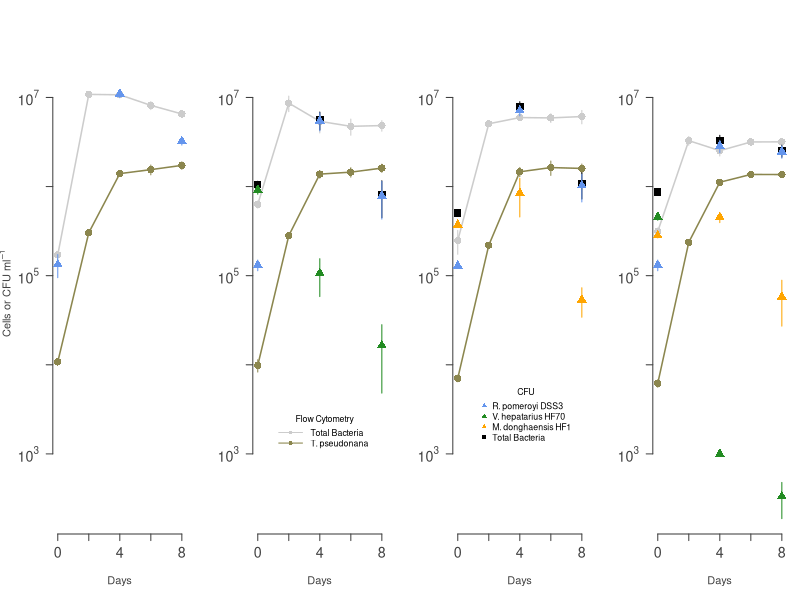
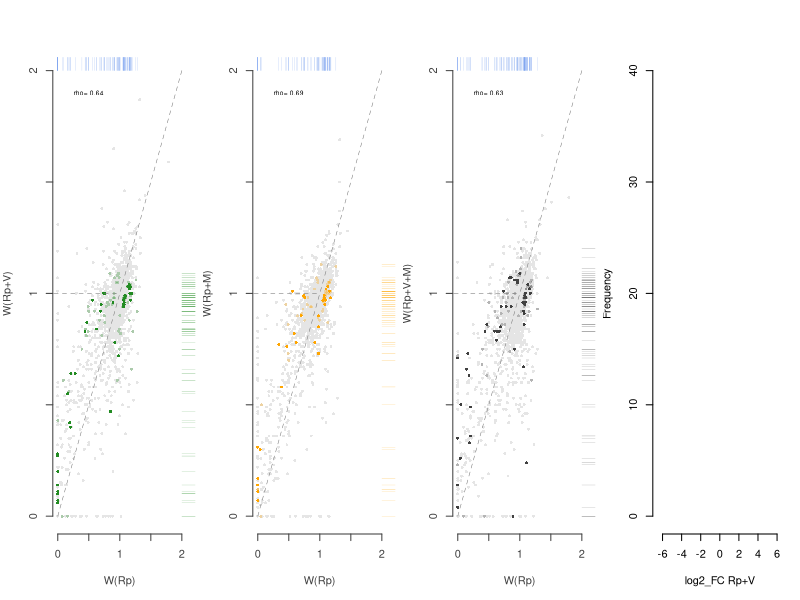
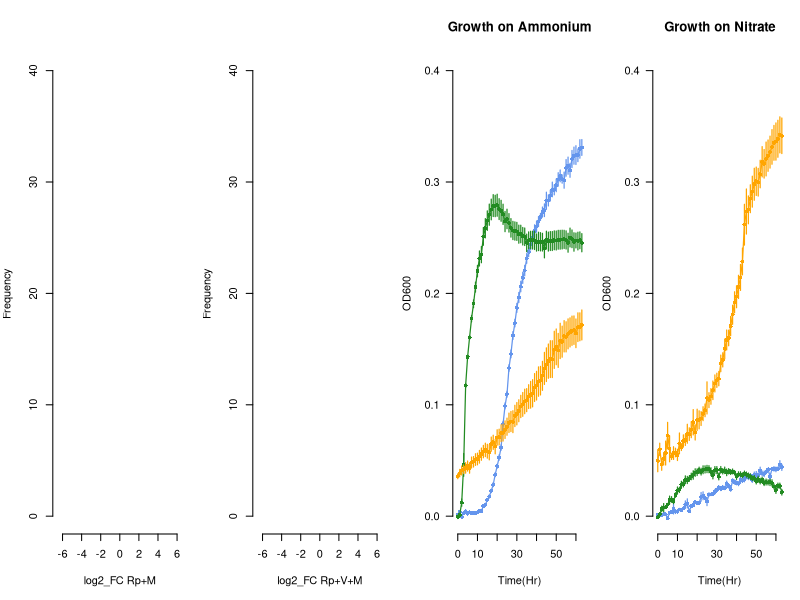
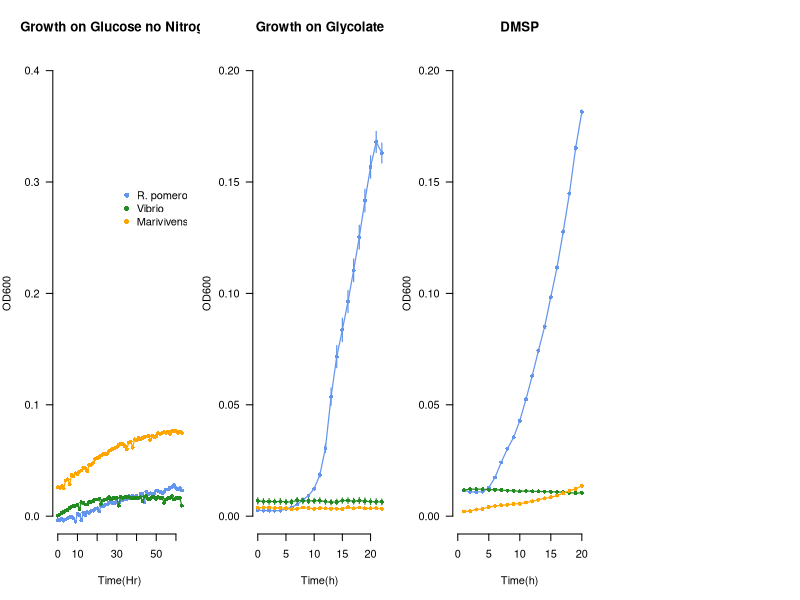
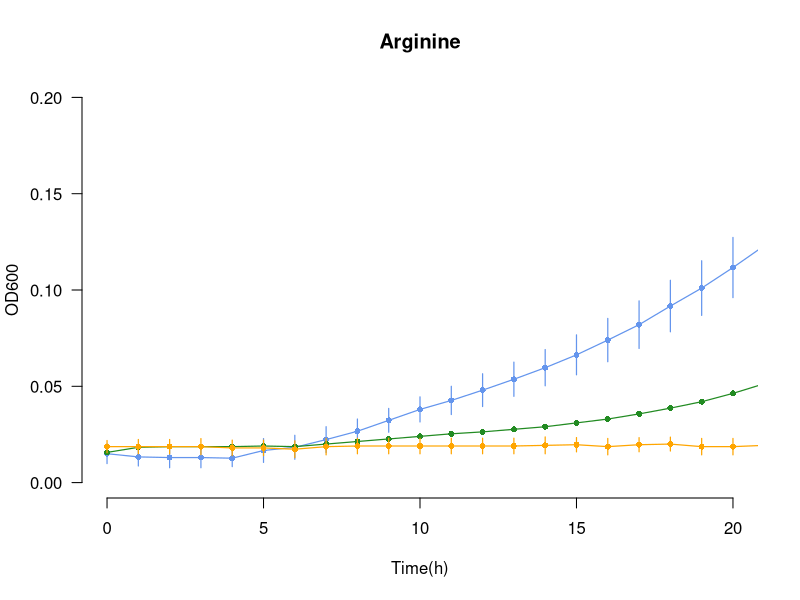
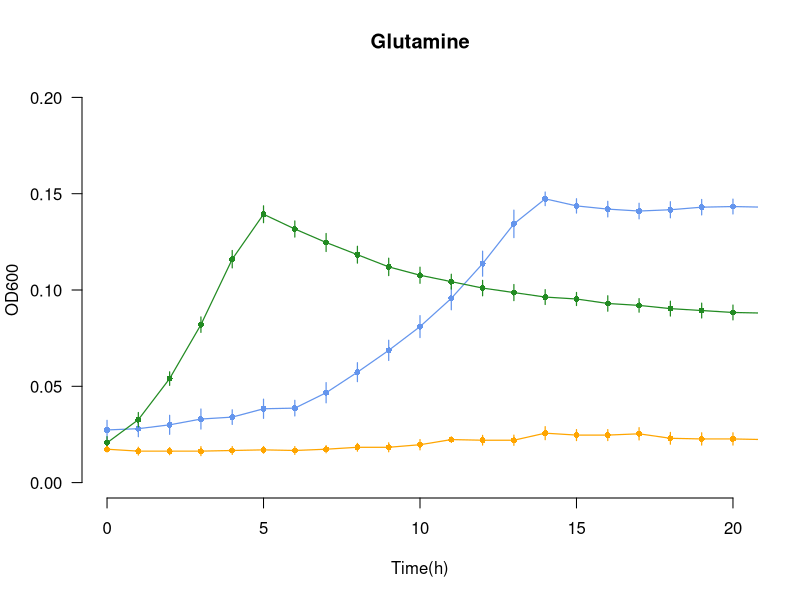
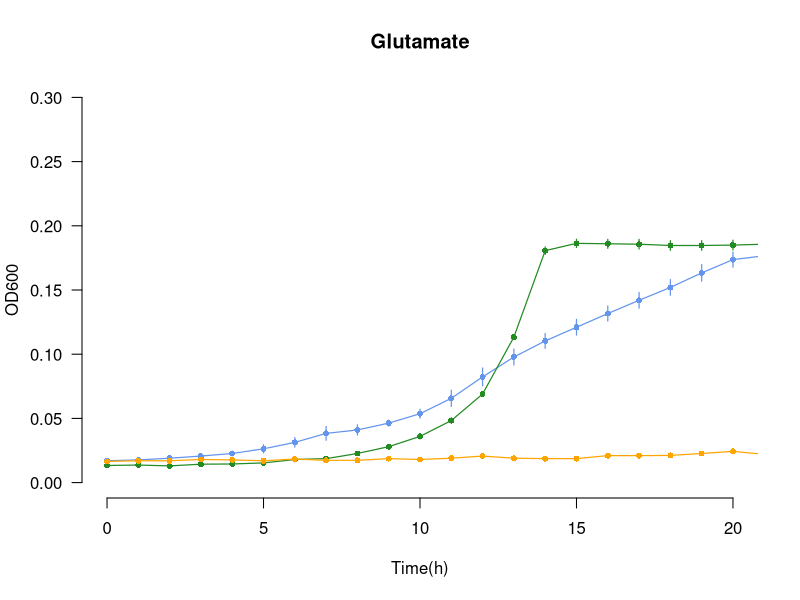
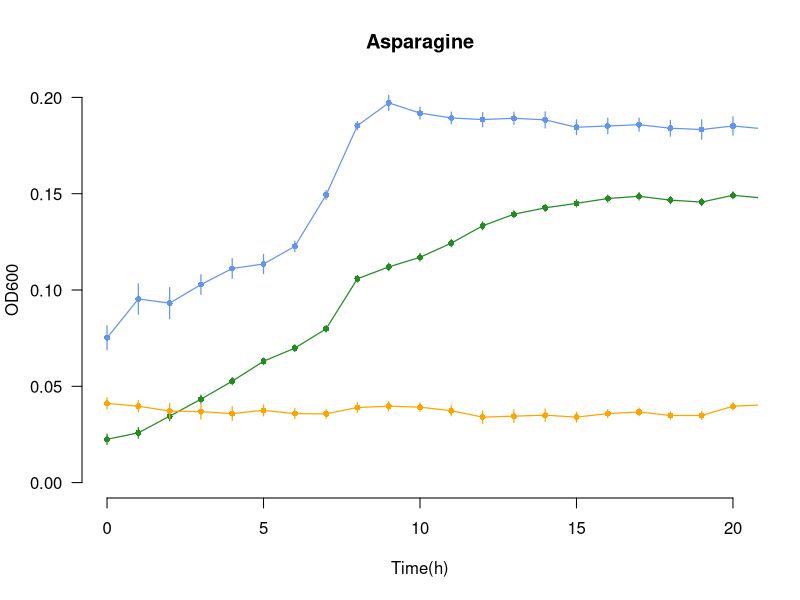

Write R code to recreate these figures, in order.
## ---- chunk 1
#loading in packages
library(readr)
library(dplyr)
library(tidyr)
library(ggplot2)
library(scales)
library(data.table)
library(formattable)
## ---- chunk 2
# Defining variables to make it more readable later on

rpom <- 'Ruegeria_pomeroyi'
rpomColor <- 'cornflowerblue'
mari <- 'Marivivens'
mariColor <- 'orange'
vib <- 'Vib_70'
vibColor <- 'forestgreen'
diatom <- 'T_pseudo'
diatomColor <- 'khaki4'
bacteria <- 'Bacteria'
bacteriaColor <- 'gray80'
compCommColor <- 'gray25'
totalCFUColor <- 'black'
## ---- chunk 3
# Transform data from CFU to CFU/ml
# from 1/2 YTSS and 1/2 YTSS + KAN25
coloniesMl <- function(rawCFUdata){
    rawCFUdata <- rawCFUdata %>% 
    mutate(cfu.ml = CFU*Dilution/Volume) %>% 
    mutate(cfuKAN.ml = CFU_KAN*Dilution/Volume) %>% 
    ungroup()
}

# Calculate mean and standard error of the mean of CFU/ml 
# and CFU_KAN/ml separate and then combine
CFUmean <- function(CFUml){
    cfuMean <- CFUml %>%
        select(Condition, Replicate, Day, Organism, cfu.ml) %>%
        na.omit() %>%
        group_by(Condition, Day, Organism, Replicate) %>%
        summarize(CFU.ml = mean(cfu.ml)) %>% 
        group_by(Condition, Day, Organism) %>% 
        summarize(mean.CFU.ml=round(mean(CFU.ml)), sem.CFU.ml=sd(round(CFU.ml))/sqrt(length(CFU.ml)))%>%
        ungroup() 
    cfuKANmean <- CFUml %>%
        select(Condition, Replicate, Day, Organism, cfuKAN.ml) %>%
        na.omit() %>%
        group_by(Condition, Day, Organism, Replicate) %>%
        summarize(CFUKAN.ml = mean(cfuKAN.ml)) %>% 
        group_by(Condition, Day, Organism) %>% 
        summarize(mean.cfuKAN.ml=round(mean(CFUKAN.ml)), sem.cfuKAN.ml=sd(round(CFUKAN.ml))/sqrt(length(CFUKAN.ml)))%>%
        ungroup()
    full_join(cfuMean, cfuKANmean, by=c('Condition', 'Organism', 'Day'))
}


# Calculate mean Cells/ml from flow data taken on CyAN 
meanCellsml <- function(rawFlowdata){
    flowMean <- rawFlowdata %>%
        select(Condition, Replicate, Day, Organism, Cells.ml) %>%
        na.omit() %>%
        group_by(Condition, Day, Organism) %>%
        summarize(mean.Cells.ml=mean(round(Cells.ml)), sem.Cells.ml=sd(round(Cells.ml))
                  /sqrt(length(Cells.ml)))%>%
        ungroup()
}

# Read in CFU and flow data, transforming with above functions
# Need to add in Day 0 for condition 4/6 since these
# R pom colonies were inhibited by Vibrio, thus
# Taking the mean of all other time zeros and placing # it here

rawCFUcounts <- read.table(file='Data/GOTn_CFUcounts_v2.csv', header=TRUE, sep=',')
CFUml <- coloniesMl(rawCFUcounts)
meanCFUml <- CFUmean(CFUml)
meanCFUml <- meanCFUml[order(meanCFUml$Day), ]

flowCounts <- read.table(file='Data/GOTn_flowCounts_v2.csv', header=TRUE, sep=',')
meanFlow <- meanCellsml(flowCounts)
## ---- chunk 4
# Fixing the problem that there were no Rpom counts on day zero of conditions 4 & 6
# We just set the CFUs here equal to the mean of the inoculum from all other conditions


condition4RpomT0 <- meanCFUml$Day==0 & meanCFUml$Organism==rpom & meanCFUml$Condition=='Vibrio'
condition6RpomT0 <- meanCFUml$Day==0 & meanCFUml$Organism==rpom & meanCFUml$Condition=='CompleteCommunity'
allRpomT0 <- na.omit(CFUml$cfu.ml[CFUml$Day=='0' & CFUml$Organism==rpom])

meanCFUml$mean.CFU.ml[condition4RpomT0] <- mean(allRpomT0)
meanCFUml$sem.CFU.ml[condition4RpomT0] <- sd(allRpomT0)/sqrt(length(allRpomT0))

meanCFUml$mean.CFU.ml[condition6RpomT0] <- mean(allRpomT0)
meanCFUml$sem.CFU.ml[condition6RpomT0] <- sd(allRpomT0)/sqrt(length(allRpomT0))
## ---- chunk 5
#Total CFUs from means then propagate error

totalCFUS <- meanCFUml %>% 
  group_by(Condition, Day) %>% 
  summarize(total.meanCFU= sum(mean.CFU.ml), total.sem=sqrt(sum(sem.CFU.ml^2, na.rm=TRUE)))

## ---- chunk 6
attach(meanCFUml)

meanCFU <- mean.CFU.ml[Organism==rpom]
meanCFUT0 <- mean.CFU.ml[Organism==rpom & Day==0]
meanCFUT4 <- mean.CFU.ml[Organism==rpom & Day==4]
meanCFUT8 <- mean.CFU.ml[Organism==rpom & Day==8]

semCFUT0 <- sem.CFU.ml[Organism==rpom & Day==0]
semCFUT4 <- sem.CFU.ml[Organism==rpom & Day==4]
semCFUT8 <- sem.CFU.ml[Organism==rpom & Day==8]


rpomAloneCFU <- mean.CFU.ml[Condition=='RpomAlone' & Organism==rpom]
semRpomAloneCFU <- sem.CFU.ml[Condition=='RpomAlone' & Organism==rpom]
rpomAloneTimeCFU <- Day[Condition=='RpomAlone' & Organism==rpom]

vibRpomCFU <- mean.CFU.ml[Condition=='Vibrio' & Organism==rpom]
semVibRpomCFU <- sem.CFU.ml[Condition=='Vibrio' & Organism==rpom]
vibCFU <- mean.CFU.ml[Condition=='Vibrio' & Organism==vib]
semVibCFU <- sem.CFU.ml[Condition=='Vibrio' & Organism==vib]
vibTimeCFU <- Day[Condition=='Vibrio' & Organism==vib]
vibRpomTimeCFU <- Day[Condition=='Vibrio' & Organism==rpom]

mariRpomCFU <- mean.CFU.ml[Condition=='Marivivens' & Organism==rpom]
semMariRpomCFU <- sem.CFU.ml[Condition=='Marivivens' & Organism==rpom]
mariCFU <- mean.CFU.ml[Condition=='Marivivens' & Organism==mari]
semMariCFU <- sem.CFU.ml[Condition=='Marivivens' & Organism==mari]
mariTimeCFU <- Day[Condition=='Marivivens' & Organism==mari]
mariRpomTimeCFU <- Day[Condition=='Marivivens' & Organism==rpom]

compCommRpomCFU <- mean.CFU.ml[Condition=='CompleteCommunity' & Organism==rpom]
semCompCommRpomCFU <- sem.CFU.ml[Condition=='CompleteCommunity' & Organism==rpom]
compCommMariCFU <- mean.CFU.ml[Condition=='CompleteCommunity' & Organism==mari]
semCompCommMariCFU <- sem.CFU.ml[Condition=='CompleteCommunity' & Organism==mari]
compCommVibCFU <- mean.CFU.ml[Condition=='CompleteCommunity' & Organism==vib]
semCompCommVibCFU <- sem.CFU.ml[Condition=='CompleteCommunity' & Organism==vib]
compCommVibTimeCFU <- Day[Condition=='CompleteCommunity' & Organism==vib]
compCommMariTimeCFU <- Day[Condition=='CompleteCommunity' & Organism==mari]
compCommRpomTimeCFU <- Day[Condition=='CompleteCommunity' & Organism==rpom]

detach(meanCFUml, unload=TRUE)

## ---- chunk 7
# Reading in functions for growth curves that I like to make
niceGrowthCurve <- function(time, populationDensity, yLim, yLab=expression('Cells or CFU ml' ^-1),  timeTicks, timeLabs, popTicks, popLabs){
  xLab <- 'Days'
  axesCol <- 'gray25'
  plot(time, populationDensity, las=1, xlab=xLab, ylab=yLab, log='y',  type='n', frame.plot=FALSE,  yaxt='n', xaxt='n', ylim=yLim, col.lab=axesCol)
  axis(1, at=timeTicks, labels=timeLabs, col=axesCol, col.axis=axesCol, cex.axis=1.3, cex.lab=1.3)
  axis(2, at=popTicks, labels=popLabs, las=1, col=axesCol, col.axis=axesCol, cex.axis=1.3, cex.lab=1.3)
}


oneMemberGrowthCurve <- function(timePop1, pop1, pop1SEM, pop1Col, lineType=1, point=16){
  points(timePop1, pop1, col=pop1Col, pch=point, cex=1.5)
  lines(timePop1, pop1, col=pop1Col, lty=lineType, lwd=1.5)
  segments(x0=timePop1, y0=pop1+pop1SEM, y1=pop1-pop1SEM, col=pop1Col)
}

## ---- chunk 8
#Defining the flow cytometry objects as the treatmentOrganism

attach(meanFlow)

tnBacteriaFlow <-  mean.Cells.ml[Condition=='RpomAlone' & Organism==bacteria]
semTnBacteriaFlow <- sem.Cells.ml[Condition=='RpomAlone' & Organism==bacteria]
tnDiatomFlow <- mean.Cells.ml[Condition=='RpomAlone' & Organism==diatom]
semTnDiatomFlow <- sem.Cells.ml[Condition=='RpomAlone' & Organism==diatom]
tnBacteriaTimeFlow <- Day[Condition=='RpomAlone' & Organism==bacteria]
tnDiatomTimeFlow <- Day[Condition=='RpomAlone' & Organism==diatom]

vibBacteriaFlow <-  mean.Cells.ml[Condition=='Vibrio' & Organism==bacteria]
semVibBacteriaFlow <- sem.Cells.ml[Condition=='Vibrio' & Organism==bacteria]
vibDiatomFlow <- mean.Cells.ml[Condition=='Vibrio' & Organism==diatom]
semVibDiatomFlow <- sem.Cells.ml[Condition=='Vibrio' & Organism==diatom]
vibBacteriaTimeFlow <- Day[Condition=='Vibrio' & Organism==bacteria]
vibDiatomTimeFlow <- Day[Condition=='Vibrio' & Organism==diatom]

mariBacteriaFlow <-  mean.Cells.ml[Condition=='Marivivens' & Organism==bacteria]
semMariBacteriaFlow <- sem.Cells.ml[Condition=='Marivivens' & Organism==bacteria]
mariDiatomFlow <- mean.Cells.ml[Condition=='Marivivens' & Organism==diatom]
semMariDiatomFlow <- sem.Cells.ml[Condition=='Marivivens' & Organism==diatom]
mariBacteriaTimeFlow <- Day[Condition=='Marivivens' & Organism==bacteria]
mariDiatomTimeFlow <- Day[Condition=='Marivivens' & Organism==diatom]

allBacteriaFlow <-  mean.Cells.ml[Condition=='CompleteCommunity' & Organism==bacteria]
semAllBacteriaFlow <- sem.Cells.ml[Condition=='CompleteCommunity' & Organism==bacteria]
allDiatomFlow <- mean.Cells.ml[Condition=='CompleteCommunity' & Organism==diatom]
semAllDiatomFlow <- sem.Cells.ml[Condition=='CompleteCommunity' & Organism==diatom]
allBacteriaTimeFlow <- Day[Condition=='CompleteCommunity' & Organism==bacteria]
allDiatomTimeFlow <- Day[Condition=='CompleteCommunity' & Organism==diatom]
detach(meanFlow, unload=TRUE)
## ---- chunk 9
xAxis <- seq(0,8, by=2)
xAxisLong <- seq(0,16, by=2)
xAxisLabs <- c('0','','4','','8')
xAxisLongLabs <- c('0','','4','','8','','12','','16')

ylim <- c(2e2,2e7)
yAxis <-  c(1e3, 1e4, 1e5, 1e6, 1e7)
yAxisLab <- c(expression('10'^'3'), '', expression('10'^'5'), '',expression('10'^'7'))

#pdf(file='growthcurve_20220316.pdf', height=3, width=9, useDingbats=FALSE)

par(mfrow=c(1,4), mar=c(5,4,4,1))

#Rpom Alone
niceGrowthCurve(xAxis, yAxis, ylim, timeTicks=xAxis, timeLabs=xAxisLabs, popTicks=yAxis, popLabs=yAxisLab)


oneMemberGrowthCurve(tnBacteriaTimeFlow, tnBacteriaFlow, semTnBacteriaFlow, bacteriaColor)
oneMemberGrowthCurve(tnDiatomTimeFlow, tnDiatomFlow, semTnDiatomFlow, diatomColor)
oneMemberGrowthCurve(rpomAloneTimeCFU, rpomAloneCFU, semRpomAloneCFU, rpomColor,lineType=0, point=17)




#Vibrio

niceGrowthCurve(xAxis, yAxis, ylim, yLab='', timeTicks=xAxis, timeLabs=xAxisLabs, popTicks=yAxis, popLabs=yAxisLab)

oneMemberGrowthCurve(vibBacteriaTimeFlow, vibBacteriaFlow, semVibBacteriaFlow, bacteriaColor)
oneMemberGrowthCurve(vibDiatomTimeFlow, vibDiatomFlow, semVibDiatomFlow, diatomColor)


oneMemberGrowthCurve(totalCFUS$Day[totalCFUS$Condition=='Vibrio'], totalCFUS$total.meanCFU[totalCFUS$Condition=='Vibrio'], totalCFUS$total.sem[totalCFUS$Condition=='Vibrio'], totalCFUColor, lineType=0, point=15)

oneMemberGrowthCurve(vibRpomTimeCFU, vibRpomCFU, semVibRpomCFU, rpomColor, lineType=0, point=17)
oneMemberGrowthCurve(vibTimeCFU, vibCFU, semVibCFU, vibColor, lineType=0, point=17)


legend(1.2, 0.3e4, legend=c('Total Bacteria' , 'T. pseudonana'), col=c(bacteriaColor, diatomColor), cex=0.8, pch=16, lty=1, bty='n', title='Flow Cytometry', seg.len=3)


#Marivivens

niceGrowthCurve(xAxis, yAxis, ylim, yLab='', timeTicks=xAxis, timeLabs=xAxisLabs, popTicks=yAxis, popLabs=yAxisLab)

oneMemberGrowthCurve(mariBacteriaTimeFlow, mariBacteriaFlow, semMariBacteriaFlow, bacteriaColor)
oneMemberGrowthCurve(mariDiatomTimeFlow, mariDiatomFlow, semMariDiatomFlow, diatomColor)

oneMemberGrowthCurve(totalCFUS$Day[totalCFUS$Condition=='Marivivens'], totalCFUS$total.meanCFU[totalCFUS$Condition=='Marivivens'], totalCFUS$total.sem[totalCFUS$Condition=='Marivivens'], totalCFUColor, lineType=0, point=15)

oneMemberGrowthCurve(mariRpomTimeCFU, mariRpomCFU, semMariRpomCFU, rpomColor, lineType=0, point=17)
oneMemberGrowthCurve(mariTimeCFU, mariCFU, semMariCFU, mariColor, lineType=0, point=17)


legend(1.2, 0.6e4, legend=c('R. pomeroyi DSS3' , 'V. hepatarius HF70', 'M. donghaensis HF1', 'Total Bacteria'), col=c(rpomColor, vibColor, mariColor, totalCFUColor), pch=c(17,17,17,15), cex=0.8, lty=0, bty='n', title='CFU', seg.len=3)

#CompleteCommunity

niceGrowthCurve(xAxis, yAxis, ylim, yLab='', timeTicks=xAxis, timeLabs=xAxisLabs, popTicks=yAxis, popLabs=yAxisLab)

oneMemberGrowthCurve(allBacteriaTimeFlow, allBacteriaFlow, semAllBacteriaFlow, bacteriaColor)
oneMemberGrowthCurve(allDiatomTimeFlow, allDiatomFlow, semAllDiatomFlow, diatomColor)


oneMemberGrowthCurve(totalCFUS$Day[totalCFUS$Condition=='CompleteCommunity'], totalCFUS$total.meanCFU[totalCFUS$Condition=='CompleteCommunity'], totalCFUS$total.sem[totalCFUS$Condition=='CompleteCommunity'], totalCFUColor, lineType=0, point=15)

oneMemberGrowthCurve(compCommRpomTimeCFU, compCommRpomCFU, semCompCommRpomCFU, rpomColor, lineType=0, point=17)
oneMemberGrowthCurve(compCommRpomTimeCFU, compCommVibCFU, semCompCommVibCFU, vibColor, lineType=0, point=17)
oneMemberGrowthCurve(compCommMariTimeCFU, compCommMariCFU, semCompCommMariCFU, mariColor, lineType=0, point=17)



#dev.off()
## ---- chunk 10
# expansion factors for Rpom as the only bacteria makes it easy

expansionCalc <- function(initialFC, finalFC, semInitialFC, semFinalFC){
  
  x <- initialFC
  y <- finalFC
  
  expansion <- y/x
  
  dx_x <- semInitialFC/x
  dy_y <- semFinalFC/y
  
  uncertainty <- expansion*sqrt((dx_x)^2*(dy_y)^2)
  
  expansion_uncertainty <- c(vector(),c(expansion, uncertainty))
}


rpomAloneExp <- expansionCalc(tnBacteriaFlow[1], tnBacteriaFlow[5], semTnBacteriaFlow[1], semTnBacteriaFlow[5])[1]
semRpomAloneExp <- expansionCalc(tnBacteriaFlow[1], tnBacteriaFlow[5], semTnBacteriaFlow[1], semTnBacteriaFlow[5])[2]

rpomAloneExpCFU <- expansionCalc(rpomAloneCFU[1], rpomAloneCFU[3], semRpomAloneCFU[1], semRpomAloneCFU[3])[1]
semRpomAloneExpCFU <- expansionCalc(rpomAloneCFU[1], rpomAloneCFU[3], semRpomAloneCFU[1], semRpomAloneCFU[3])[2]


# to get expansion factors for conditions with multiple bacteria
# Rpom CFUs / Total Bacteria CFUs * Total Bacteria FC = Rpom FC
# expansion factor is then Rpom FC final / Rpom FC initial

percentMultiBact <- function(rPom, bact2, bact3){
  x <- rPom
  y <- bact2
  z <- bact3
  
  total <- x/(x+y+z)
}

expansionCalc_noUncert <- function(initialFC, finalFC){
  
  x <- initialFC
  y <- finalFC
  
  expansion <- y/x
}

  
rpomVibPercent <- percentMultiBact(vibRpomCFU, vibCFU, bact3=0)
rpomMariPercent <- percentMultiBact(mariRpomCFU, mariCFU, bact3=0)
rpomAllPercent <- percentMultiBact(compCommRpomCFU, compCommVibCFU, compCommMariCFU)




#these are all of specifically rpom in each treatment then multiplied by the flowcytometry data (0d and 8d) to get cells/ml of rpom from the percentage of rpom cells based on cfus

vibExp <-  expansionCalc_noUncert(vibBacteriaFlow[1]*rpomVibPercent[1], vibBacteriaFlow[5]*rpomVibPercent[3])


mariExp <-  expansionCalc_noUncert(mariBacteriaFlow[1]*rpomMariPercent[1], mariBacteriaFlow[5]*rpomMariPercent[3])


allExp <- expansionCalc_noUncert(allBacteriaFlow[1]*rpomAllPercent[1], allBacteriaFlow[5]*rpomAllPercent[3])

print(c('RpomAlone Expansion=', round(rpomAloneExp, 2),'Vibrio Expansion=', round(vibExp,2) , 'Marivivens Expansion=', round(mariExp,2), 'CompleteCommunity Expansion', round(allExp, 2)))
## ---- chunk 11



#Calculating the # of generations from the FC data, for rpom Alone just use the flow data, for rpom in the other communities, use the %CFU rpom * FC data

generations <- function(FC, percentRpom){
  (log10(FC[5]*percentRpom[3]) - log10(FC[1]*percentRpom[1]))/0.301

}


generationTable <- matrix(nrow=4, ncol=2)
generationTable[1, 1] <- 'rpomAlone Generations'
generationTable[2, 1] <- 'Vibrio rpom Generations'
generationTable[3, 1] <- 'Marivivens rpom Generations'
generationTable[4, 1] <- 'Complete Comm rpom Generations'
generationTable[1,2] <- round((log10(tnBacteriaFlow[5]) - log10(tnBacteriaFlow[1]))/0.301,2)
generationTable[2,2] <- round(generations(vibBacteriaFlow, rpomVibPercent),2)
generationTable[3,2] <- round(generations(mariBacteriaFlow, rpomMariPercent), 2)
generationTable[4,2] <- round(generations(allBacteriaFlow, rpomAllPercent), 2)

print(generationTable)

paste('Mean Generations=', mean(as.numeric(generationTable[1:4, 2])))
## ---- chunk 12
# Calculating the number of generations from time 0 to 4 for just Rpom CFUs
#propagation of standard error of the mean
errorProp <- function(sem, mean){
  sqrt((0.434*(sem[2]/mean[2]))^2 + (0.434*(sem[1]/mean[1]))^2)
}

gen4Table <- matrix(nrow=4, ncol=3)
gen4Table[1, 1] <- 'rpomAlone Generations'
gen4Table[2, 1] <- 'Vibrio rpom Generations'
gen4Table[3, 1] <- 'Marivivens rpom Generations'
gen4Table[4, 1] <- 'Complete Comm rpom Generations'
gen4Table[1, 2] <- round((log10(rpomAloneCFU[2])-log10(rpomAloneCFU[1]))/0.301, 3)
gen4Table[2, 2] <- round((log10(vibRpomCFU[2])-log10(vibRpomCFU[1]))/0.301, 3)
gen4Table[3, 2] <- round((log10(mariRpomCFU[2])-log10(mariRpomCFU[1]))/0.301, 3)
gen4Table[4, 2] <- round((log10(compCommRpomCFU[2])-log10(compCommRpomCFU[1]))/0.301, 3)

gen4Table[1,3] <- round(errorProp(semRpomAloneCFU, rpomAloneCFU), 3)
gen4Table[2,3] <- round(errorProp(semVibRpomCFU, vibRpomCFU), 3)
gen4Table[3,3] <- round(errorProp(semMariRpomCFU, mariRpomCFU), 3)
gen4Table[4,3] <- round(errorProp(semCompCommRpomCFU, compCommRpomCFU), 3)

errorProp(semRpomAloneCFU, rpomAloneCFU)

print(gen4Table)
paste('Mean Generations=', mean(as.numeric(gen4Table[1:4, 2])))


## ---- chunk 13
meanFitness <- fread('Data/meanFitness_20220701.csv', header=TRUE)
significantFitness <- fread('Data/significantFitness_Metabolism_20220706.csv', header=TRUE)
table1 <- fread('Table1_20220718.csv', header=TRUE) %>% 
  select(spo, gene, funct, sig_vib, sig_mari, sig_cc) %>% 
    inner_join(., significantFitness, by=c('spo', 'gene', 'funct', 'sig_mari', 'sig_vib', 'sig_cc'))

#Select only significant genes to later be counted as fit increases or decreases
vibSig <- significantFitness[sig_vib == 'yes']
vibSigTable <- table1[sig_vib=='yes']
mariSig <- significantFitness[sig_mari == 'yes']
mariSigTable <- table1[sig_mari=='yes']
commSig <- significantFitness[sig_cc == 'yes']
commSigTable <- table1[sig_cc=='yes']

legendColors <- c(rpomColor, vibColor, mariColor, compCommColor)

fitTicks <- c(0, 0.5, 1, 1.5, 2)
fitLabs <- c('0', '','1','', '2')

overallFitPlot <- function(meanFitX=meanFitness$meanW_rpomAlone, meanFitY=meanFitness$meanW_vib, SigFitY_X, SigFitY_Y, SigTableX, SigTableY, xLab, yLab, ycol){
    x <- cor.test(meanFitX, meanFitY, method='spearman')
    segmentCol <- 'grey45'
    axesCol <- 'gray25'
    plot(meanFitX, meanFitY, pch=16, col='grey90', xlab=xLab, ylab=yLab, las=1, bty='n', xaxt='n', yaxt='n',  cex=0.6, xlim=c(0,2), ylim=c(0,2), col.lab=axesCol)
    
    points(SigFitY_X, SigFitY_Y, pch=16, col=alpha(ycol,0.3), cex=0.6)
    points(SigTableX, SigTableY, pch=16,col=ycol, cex=0.6)
    rug(SigFitY_X, side=1, pos=c(2,0), ticksize=0.1, lwd=0.15, col=rpomColor)
    rug(SigFitY_Y, side=2, col=ycol, pos=c(2,0), ticksize=0.1, lwd=0.15)
    axis(1, at=fitTicks, labels=fitLabs, col=axesCol, col.axis=axesCol)
    axis(2, at=fitTicks, labels=fitLabs, col=axesCol, col.axis=axesCol)
    segments(x0=0, y0=0, x1=2, y1=2, col= segmentCol, lty=2, lwd=0.5)
    segments(x0=-1, y0=1, x1=1, y1=1, col=segmentCol, lty=2, lwd=0.5)
    text(0.5, 1.9, paste('rho=',round(x$estimate, 2)), cex=0.6)
}

print(c('rpomAlone against vibrio spearman:', cor.test(meanFitness$meanW_rpomAlone, meanFitness$meanW_vib, method='spearman')[3:4]))
print(c('rpomAlone against marivivens spearman:', cor.test(meanFitness$meanW_rpomAlone, meanFitness$meanW_mari, method='spearman')[3:4]))
print(c('rpomAlone against Complete Commuinity spearman:', cor.test(meanFitness$meanW_rpomAlone, meanFitness$meanW_CC, method='spearman')[3:4]))


#pdf('fitnessOverview20220718.pdf', height=3, width=9,useDingbats=FALSE)
par(mfrow=c(1,4), mar=c(5,4,4,1))

overallFitPlot(meanFitness$meanW_rpomAlone, meanFitness$meanW_vib, vibSig$meanW_rpomAlone, vibSig$meanW_vib, vibSigTable$meanW_rpomAlone, vibSigTable$meanW_vib, 'W(Rp)','W(Rp+V)', vibColor)


overallFitPlot(meanFitness$meanW_rpomAlone, meanFitness$meanW_mari, mariSig$meanW_rpomAlone, mariSig$meanW_mari,  mariSigTable$meanW_rpomAlone, mariSigTable$meanW_mari, 'W(Rp)','W(Rp+M)', mariColor)

overallFitPlot(meanFitness$meanW_rpomAlone, meanFitness$meanW_CC, commSig$meanW_rpomAlone, commSig$meanW_CC,commSigTable$meanW_rpomAlone, commSigTable$meanW_CC, 'W(Rp)','W(Rp+V+M)', compCommColor)
#dev.off()
## ---- chunk 14
vibSigIncrease <- length(vibSig$Vib_fold_diff[vibSig$Vib_fold_diff > 0 & !is.na(vibSig$Vib_fold_diff)])
vibSigDecrease <- length(vibSig$Vib_fold_diff[vibSig$Vib_fold_diff < 0 & !is.na(vibSig$Vib_fold_diff)])
vibTotal <- length(vibSig$Vib_fold_diff)


mariSigIncrease <- length(mariSig$Mari_fold_diff[mariSig$Mari_fold_diff > 0 & !is.na(mariSig$Mari_fold_diff)])
mariSigDecrease <- length(mariSig$Mari_fold_diff[mariSig$Mari_fold_diff < 0 & !is.na(mariSig$Mari_fold_diff)])
mariTotal <- length(mariSig$Mari_fold_diff)

commSigIncrease <- length(commSig$CC_fold_diff[commSig$CC_fold_diff > 0 & !is.na(commSig$CC_fold_diff)])
commSigDecrease <- length(commSig$CC_fold_diff[commSig$CC_fold_diff < 0 & !is.na(commSig$CC_fold_diff)])
commTotal <- length(commSig$CC_fold_diff)

prop.test(c(vibSigIncrease, vibSigDecrease), c(vibTotal, vibTotal))
prop.test(c(mariSigIncrease, mariSigDecrease), c(mariTotal, mariTotal))
prop.test(c(commSigIncrease, commSigDecrease), c(commTotal, commTotal))
## ---- chunk 15


#pdf('log2FC_Whist_20220707.pdf', width=5, height=5)
hist(vibSig$Vib_fold_diff, seq(-6.5, 6.6, length.out = 125), col=vibColor, xlim=c(-6.5, 6.5), ylim=c(0,40), border='white', xlab='log2_FC Rp+V', main='')
hist(mariSig$Mari_fold_diff, seq(-6.5, 6.6, length.out = 125), col=mariColor, xlim=c(-6.5, 6.5), ylim=c(0,40), border='white', xlab='log2_FC Rp+M', main='')
hist(commSig$CC_fold_diff, seq(-6.6, 6.6, length.out = 125), col=compCommColor, xlim=c(-6.5, 6.5), ylim=c(0,40), border='white', xlab='log2_FC Rp+V+M', main='')
#dev.off()

# wilcox.test(vib_inc_dW, cc_inc_dW, conf.int = TRUE)
# wilcox.test(vib_inc_dW, mari_inc_dW, conf.int = TRUE)
# wilcox.test(mari_inc_dW, cc_inc_dW, conf.int = TRUE)
# median(vib_inc_dW)
# median(mari_inc_dW)
# median(cc_inc_dW)
# 
# wilcox.test(vib_dec_dW, cc_dec_dW, conf.int = TRUE)
# wilcox.test(vib_dec_dW, mari_dec_dW, conf.int = TRUE)
# wilcox.test(mari_dec_dW, cc_dec_dW, conf.int = TRUE)
# median(vib_dec_dW)
# median(mari_dec_dW)
# median(cc_dec_dW)
# 
# 
# 
# diffTab <- data.table(Treatment='Rp+V', dW=vibSig$Vib_diff) %>% 
#   rbind(data.table(Treatment='Rp+M', dW=mariSig$Mari_diff)) %>% 
#   rbind(data.table(Treatment='Rp+V+M', dW=commSig$CC_diff))
# 
# #test of -dW
# kruskal.test(diffTab$dW[diffTab$dW<0] ~ diffTab$Treatment[diffTab$dW<0])
# 
# #test of +dW
# kruskal.test(diffTab$dW[diffTab$dW>0] ~ diffTab$Treatment[diffTab$dW>0])
## ---- chunk 16
plateOD <- fread('Data/NitrogenUsage_GrowthCurves_CBS.csv') %>%  melt(., id=('Time'), variable.name='Well', value.name='OD600')


plateMap <- fread('Data/NitrogenUsage_GrowthCurves_CBS_platelayout.csv')

growthData <- inner_join(plateOD, plateMap, by='Well')
meanCells <- function(rawData) {
    rawData <- rawData %>% 
        na.omit() %>% 
        group_by(Time, Organism, Condition) %>% 
        summarise(mean_OD=mean(OD600), sem_OD = sd(OD600)/sqrt(length(OD600)))
}

x <- meanCells(growthData)
x$mean_OD[x$Organism!='Blank'] <- x$mean_OD[x$Organism!='Blank'] - x$mean_OD[x$Organism=='Blank']

# Blank transformed data
blankedGrowthCurve <- x

attach(blankedGrowthCurve)

# Define each strain/fluorescent organism used for this plate
rpomNH <- Organism=='Rpom' & Condition=='NH'
rpomNO <- Organism=='Rpom' & Condition=='NO'
rpomNoN <- Organism=='Rpom' & Condition=='NoN'
vibNH <- Organism=='Vib' & Condition=='NH'
vibNO <- Organism=='Vib' & Condition=='NO'
vibNoN <- Organism=='Vib' & Condition=='NoN'
mariNH <- Organism=='Mari' & Condition=='NH'
mariNO <- Organism=='Mari' & Condition=='NO'
mariNoN <- Organism=='Mari' & Condition=='NoN'


OD <- function(strain, color) {
    points(Time[strain], mean_OD[strain], pch=16, cex=0.8, col=color)
    lines(Time[strain], mean_OD[strain], col=color, lwd=1.2)
    segments(Time[strain], y0=mean_OD[strain]-sem_OD[strain], y1=mean_OD[strain]+sem_OD[strain], col=color, lwd=1.2)
}


#pdf('Nitrate_Ammonium_GC_20211209.pdf', height=8, width=10, useDingbats = FALSE)

plot(Time[rpomNH], mean_OD[rpomNH], type='n',  las=1, xlab='Time(Hr)', ylab='OD600', main='Growth on Ammonium', bty='n', ylim=c(0, 0.4),cex=1.5, col='gray80')
OD(rpomNH, rpomColor)
OD(vibNH, vibColor)
OD(mariNH, mariColor)


plot(Time[rpomNO], mean_OD[rpomNO], type='n',  las=1, xlab='Time(Hr)', ylab='OD600', main='Growth on Nitrate', bty='n', ylim=c(0,0.4), cex=1.5, col='gray80')
OD(rpomNO, rpomColor)
OD(vibNO, vibColor)
OD(mariNO, mariColor)


plot(Time[rpomNoN], mean_OD[rpomNoN], type='n',  las=1, xlab='Time(Hr)', ylab='OD600', main='Growth on Glucose no Nitrogen', bty='n', ylim=c(0,0.4), cex=1.5, col='gray80')
OD(rpomNoN, rpomColor)
OD(vibNoN, vibColor)
OD(mariNoN, mariColor)
legend(30, 0.3, legend=c('R. pomeroyi WT', 'Vibrio', 'Marivivens'), col=c(rpomColor, vibColor, mariColor), bty='n', pch=16)
#dev.off()
detach(blankedGrowthCurve)
## ---- chunk 17

glycolate_OD <- fread('Data/Glycolate_Malate_GrowthCurves_CBS.csv') %>%  melt(., id=('Time'), variable.name='Well', value.name='OD600')
glycolate_OD$Well <- as.integer(glycolate_OD$Well)
glycolate_layout <- fread('Data/Glycolate_Malate_GrowthCurves_CBS_platelayout.csv')



glycolate_growthData <- inner_join(glycolate_OD, glycolate_layout , by='Well')


glycolate_mean <- meanCells(glycolate_growthData)

# Blank transformed data

glycolate_mean$mean_OD[glycolate_mean$Organism!='Blank' & glycolate_mean$Condition=='Glycolate'] <- glycolate_mean$mean_OD[glycolate_mean$Organism!='Blank' & glycolate_mean$Condition=='Glycolate'] - glycolate_mean$mean_OD[glycolate_mean$Organism=='Blank' & glycolate_mean$Condition=='Glycolate']


attach(glycolate_mean)
rpomGlycolate <- Organism=='Rpom' & Condition=='Glycolate'

vibGlycolate <- Organism=='Vib' & Condition=='Glycolate'

mariGlycolate <- Organism=='Mari' & Condition=='Glycolate'




OD <- function(strain, color) {
    points(Time[strain], mean_OD[strain], pch=16, cex=0.8, col=color)
    lines(Time[strain], mean_OD[strain], col=color, lwd=1.2)
    segments(Time[strain], y0=mean_OD[strain]-sem_OD[strain], y1=mean_OD[strain]+sem_OD[strain], col=color, lwd=1.2)
}


#pdf('glycolateMalate_growth.pdf')
plot(Time[rpomGlycolate], mean_OD[rpomGlycolate], type='n',  las=1, xlab='Time(h)', ylab='OD600', main='Growth on Glycolate', bty='n', ylim=c(0, 0.2),cex=1.5, col='gray80')
OD(rpomGlycolate, rpomColor)
OD(vibGlycolate, vibColor)
OD(mariGlycolate, mariColor)

#dev.off()

detach(glycolate_mean)

## ---- chunk 18
ArgGln <- fread('Data/cbs_growth_arginine_gln_malonate.csv') %>% 
    pivot_longer(., cols=2:19, names_to='Organism', values_to='OD') %>% 
    separate(., col='Organism', into=c('Organism', 'Condition', 'Rep')) %>% 
    group_by(Time, Organism, Condition) %>% 
    summarize(mean_OD=mean(OD), sem_OD=sd(OD)/sqrt(length(OD)))
attach(ArgGln)

rpomArg <- Organism=='Rp' & Condition=='arginine'
mariArg <- Organism=='Marivivens' & Condition=='arginine'
vibArg <- Organism=='Vibrio' & Condition=='arginine'
pdf('ArginineGrowth.pdf')
plot(Time[rpomArg], mean_OD[rpomArg], type='n',  las=1, xlab='Time(h)', ylab='OD600', main='Arginine', bty='n', ylim=c(0, 0.2),xlim=c(0, 20),cex=1.5, col='gray80')
OD(rpomArg, rpomColor)
OD(vibArg, vibColor)
OD(mariArg, mariColor)
dev.off()

rpomGln <- Organism=='Rp' & Condition=='glutamine'
mariGln <- Organism=='Marivivens' & Condition=='glutamine'
vibGln <- Organism=='Vibrio' & Condition=='glutamine'
pdf('GlutamineGrowth.pdf')
plot(Time[rpomGln], mean_OD[rpomGln], type='n',  las=1, xlab='Time(h)', ylab='OD600', main='Glutamine', bty='n', ylim=c(0, 0.2),xlim=c(0, 20),cex=1.5, col='gray80')
OD(rpomGln, rpomColor)
OD(vibGln, vibColor)
OD(mariGln, mariColor)
dev.off()


detach()
## ---- chunk 19
GluRibose <- fread('Data/cbs_glutamate_ribose.csv')%>%  melt(., id=('Time'), variable.name='Well', value.name='OD600')

GluRibose_layout <- fread('Data/cbs_glutamate_ribose_plateLayout.csv')


GluRibose_growthData <- inner_join(GluRibose, GluRibose_layout , by='Well')


GluRibose_mean <- meanCells(GluRibose_growthData)


GluRibose_mean$mean_OD[GluRibose_mean$Organism!='Blank' & GluRibose_mean$Condition=='Glutamate'] <- GluRibose_mean$mean_OD[GluRibose_mean$Organism!='Blank' & GluRibose_mean$Condition=='Glutamate'] - GluRibose_mean$mean_OD[GluRibose_mean$Organism=='Blank' & GluRibose_mean$Condition=='Glutamate']


attach(GluRibose_mean)

rpomGlu <- Organism=='Rpom' & Condition=='Glutamate'
vibGlu <- Organism=='Vib' & Condition=='Glutamate'
mariGlu <- Organism=='Mari' & Condition=='Glutamate'

pdf('GlutamateGrowth.pdf')
plot(Time[rpomGlu], mean_OD[rpomGlu], type='n',  las=1, xlab='Time(h)', ylab='OD600', main='Glutamate', bty='n', ylim=c(0, 0.3),xlim=c(0, 20),cex=1.5, col='gray80')
OD(rpomGlu, rpomColor)
OD(vibGlu, vibColor)
OD(mariGlu, mariColor)
dev.off()


detach()
## ---- chunk 20
DMSP <- fread('Data/DSS3,HF1,HF70_DMSP_48-well.csv') %>% 
    pivot_longer(., cols=2:25, names_to='Organism', values_to='OD') %>% 
  na.omit() %>% 
    separate(., col='Organism', into=c('Organism', 'Condition', 'Rep')) %>% 
    group_by(Time, Organism, Condition) %>% 
    summarize(mean_OD=mean(OD), sem_OD=sd(OD)/sqrt(length(OD)))
attach(DMSP)


rpomDMSP <- Organism=='DSS3' & Condition=='DMSP'
mariDMSP <- Organism=='HF1' & Condition=='DMSP'
vibDMSP <- Organism=='HF70' & Condition=='DMSP'
#pdf('DMSP.pdf')
plot(Time[rpomDMSP], mean_OD[rpomDMSP], type='n',  las=1, xlab='Time(h)', ylab='OD600', main='DMSP', bty='n', ylim=c(0, 0.2),xlim=c(0, 20), cex=1.5, col='gray80')
OD(rpomDMSP, rpomColor)
OD(vibDMSP, vibColor)
OD(mariDMSP, mariColor)
#dev.off()
detach()

Asparagine <- fread('Data/DSS3,HF1,HF70_asparagine.csv') %>% 
    pivot_longer(., cols=2:19, names_to='Organism', values_to='OD') %>% 
  na.omit() %>% 
    separate(., col='Organism', into=c('Organism', 'Condition', 'Rep')) %>% 
    group_by(Time, Organism, Condition) %>% 
    summarize(mean_OD=mean(OD), sem_OD=sd(OD)/sqrt(length(OD))) 

attach(Asparagine)
rpomAsparagine <- Organism=='DSS3' & Condition=='asparagine'
mariAsparagine <- Organism=='HF1' & Condition=='asparagine'
vibAsparagine <- Organism=='HF70' & Condition=='asparagine'
pdf('Asparagine.pdf')
plot(Time[rpomAsparagine], mean_OD[rpomAsparagine], type='n',  las=1, xlab='Time(h)', ylab='OD600', main='Asparagine', bty='n', ylim=c(0, 0.2),xlim=c(0, 20), cex=1.5, col='gray80')
OD(rpomAsparagine, rpomColor)
OD(vibAsparagine, vibColor)
OD(mariAsparagine, mariColor)
dev.off()
detach(Asparagine)
